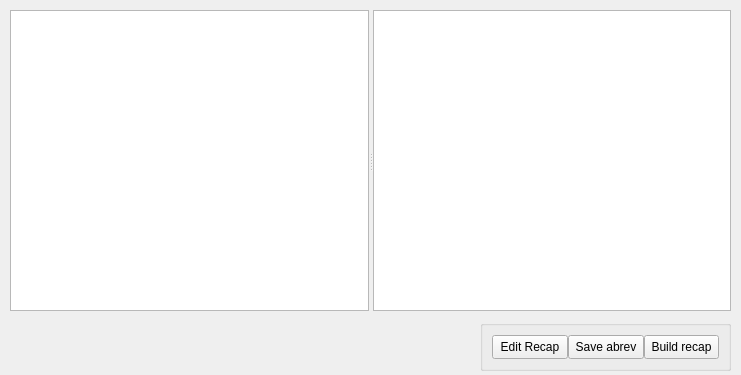
<?xml version="1.0" encoding="UTF-8"?>
<ui version="4.0">
 <class>Recap</class>
 <widget class="QWidget" name="Recap">
  <property name="geometry">
   <rect>
    <x>0</x>
    <y>0</y>
    <width>741</width>
    <height>375</height>
   </rect>
  </property>
  <property name="minimumSize">
   <size>
    <width>741</width>
    <height>362</height>
   </size>
  </property>
  <property name="windowTitle">
   <string>Récapitulatif</string>
  </property>
  <widget class="QGroupBox" name="horizontalGroupBox_2">
   <property name="geometry">
    <rect>
     <x>480</x>
     <y>320</y>
     <width>251</width>
     <height>51</height>
    </rect>
   </property>
   <property name="sizePolicy">
    <sizepolicy hsizetype="MinimumExpanding" vsizetype="MinimumExpanding">
     <horstretch>0</horstretch>
     <verstretch>0</verstretch>
    </sizepolicy>
   </property>
   <layout class="QHBoxLayout" name="buttons" stretch="0,0,0">
    <property name="spacing">
     <number>0</number>
    </property>
    <item>
     <widget class="QPushButton" name="editButton">
      <property name="sizePolicy">
       <sizepolicy hsizetype="Expanding" vsizetype="Expanding">
        <horstretch>0</horstretch>
        <verstretch>0</verstretch>
       </sizepolicy>
      </property>
      <property name="text">
       <string>Edit Recap</string>
      </property>
     </widget>
    </item>
    <item>
     <widget class="QPushButton" name="saveButton">
      <property name="sizePolicy">
       <sizepolicy hsizetype="Expanding" vsizetype="Expanding">
        <horstretch>0</horstretch>
        <verstretch>0</verstretch>
       </sizepolicy>
      </property>
      <property name="text">
       <string>Save abrev</string>
      </property>
     </widget>
    </item>
    <item>
     <widget class="QPushButton" name="buildButton">
      <property name="sizePolicy">
       <sizepolicy hsizetype="Expanding" vsizetype="Expanding">
        <horstretch>0</horstretch>
        <verstretch>0</verstretch>
       </sizepolicy>
      </property>
      <property name="text">
       <string>Build recap</string>
      </property>
     </widget>
    </item>
   </layout>
  </widget>
  <widget class="QSplitter" name="splitter">
   <property name="geometry">
    <rect>
     <x>10</x>
     <y>10</y>
     <width>721</width>
     <height>301</height>
    </rect>
   </property>
   <property name="orientation">
    <enum>Qt::Horizontal</enum>
   </property>
   <widget class="QListView" name="listView">
    <property name="sizePolicy">
     <sizepolicy hsizetype="Expanding" vsizetype="Expanding">
      <horstretch>0</horstretch>
      <verstretch>0</verstretch>
     </sizepolicy>
    </property>
    <property name="editTriggers">
     <set>QAbstractItemView::NoEditTriggers</set>
    </property>
    <property name="alternatingRowColors">
     <bool>true</bool>
    </property>
   </widget>
   <widget class="QTableWidget" name="tableWidget">
    <property name="dragEnabled">
     <bool>false</bool>
    </property>
    <property name="dragDropMode">
     <enum>QAbstractItemView::NoDragDrop</enum>
    </property>
    <property name="defaultDropAction">
     <enum>Qt::MoveAction</enum>
    </property>
    <attribute name="horizontalHeaderStretchLastSection">
     <bool>true</bool>
    </attribute>
    <attribute name="verticalHeaderStretchLastSection">
     <bool>false</bool>
    </attribute>
   </widget>
  </widget>
 </widget>
 <resources/>
 <connections/>
</ui>
